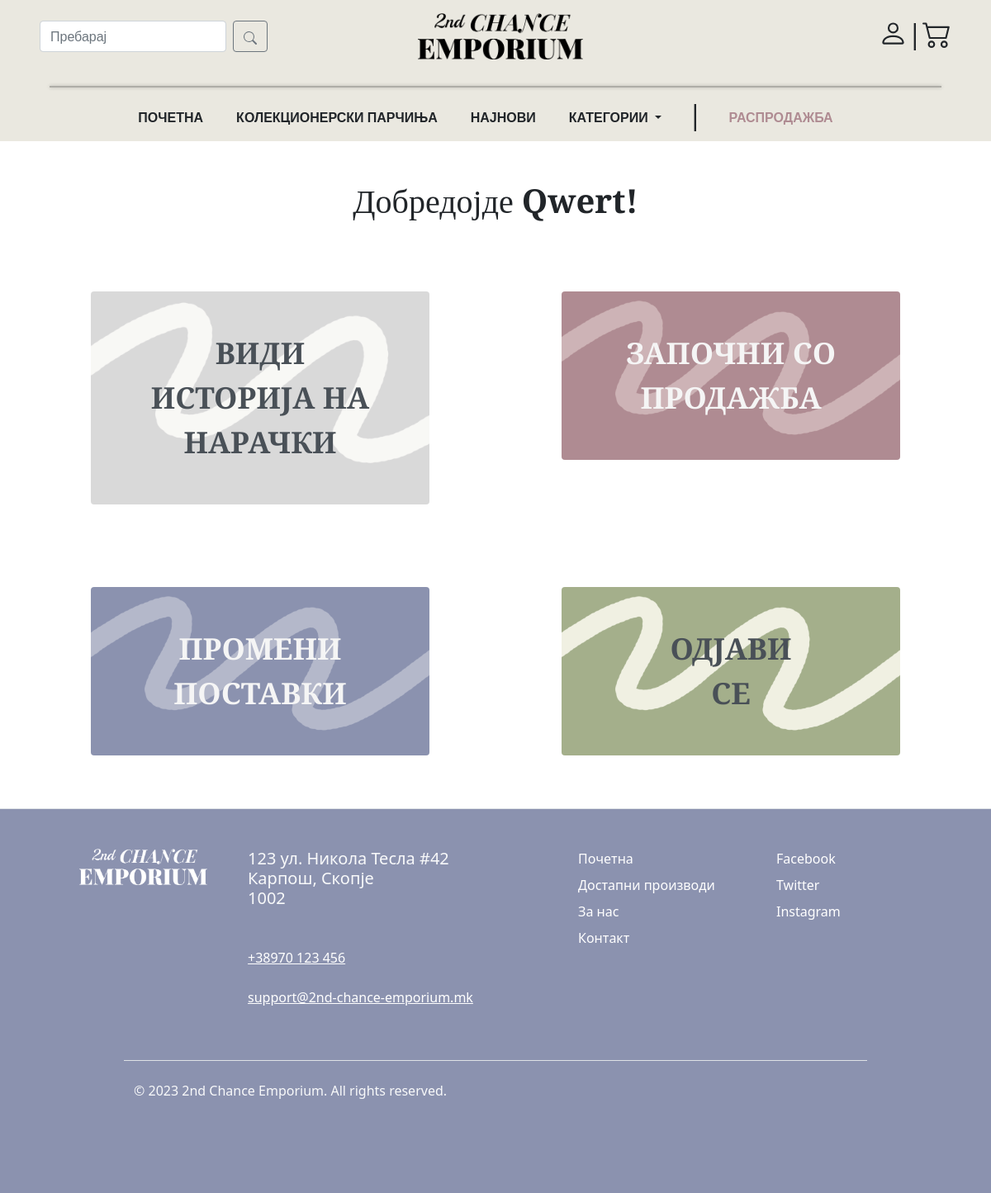
/user-dashboard/ (signed in), run on an earlier commit of the app's database.
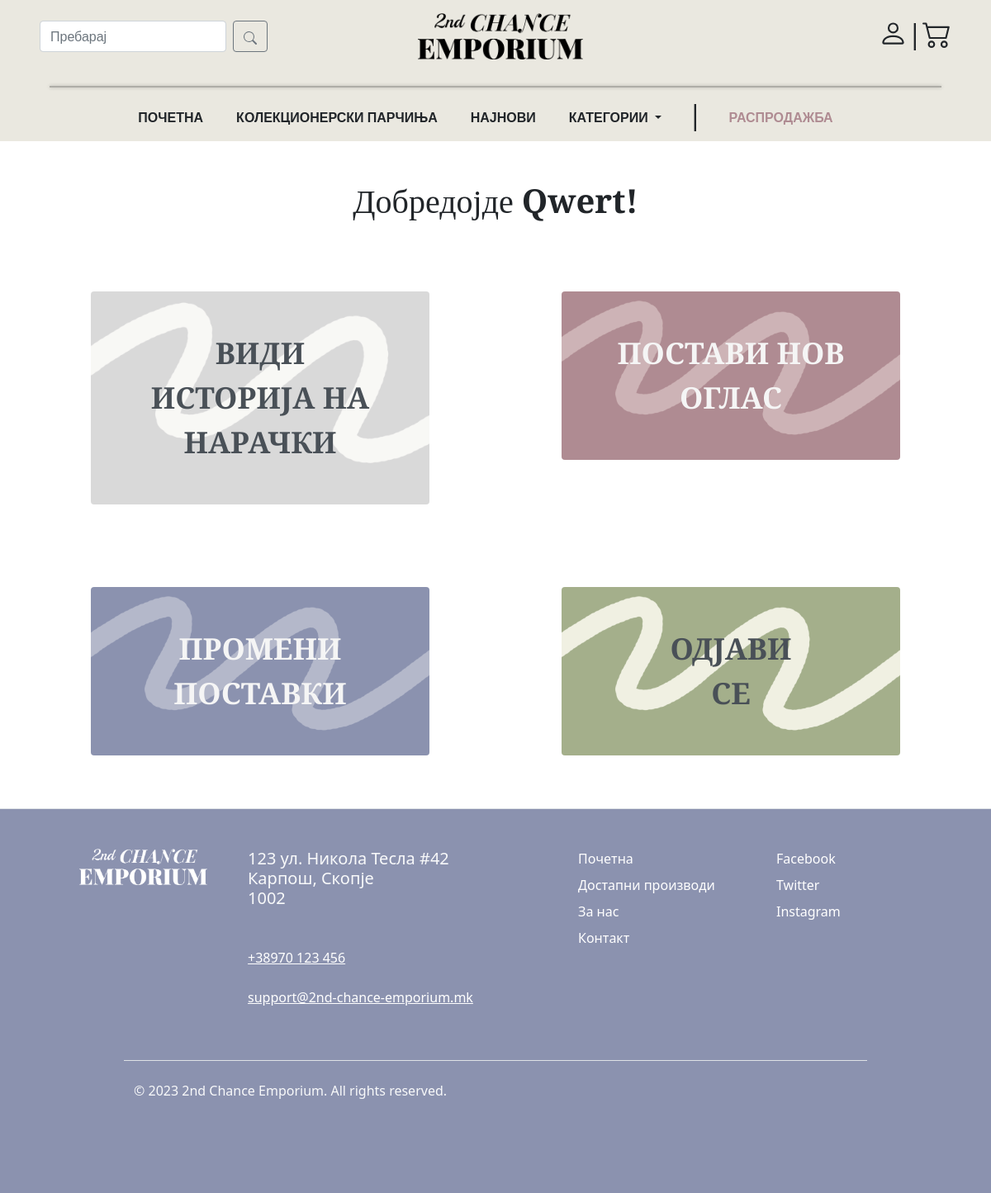
And on a later commit of the database.
### SecondChanceEmporiumApp/views.py (the view)
# urls.py: path('user-dashboard/',dashboard,name="dashboard"),
def dashboard(request):
    if request.user.is_authenticated:
        shop_user = ShopUser.objects.filter(user_id=request.user).first()
        context = {"user":shop_user}
        return render(request,"user-dashboard.html",context)
    return redirect("login")

### SecondChanceEmporiumApp/templates/user-dashboard.html (shortened to what this page needs)
{% extends 'base.html' %}
{% block content %}
{% if request.user %}
<div class="container mt-5 mb-5">
    <h1 class="h1 fw-normal text-center fs-1 mb-3">Добредојде <span class="fw-bold">{{user.name}}!</span></h1>
    <div>
        <div class="row mb-5 mt-5">
            <div class="col">
                <a class="link-no-deco " href="/order-history">
                    <div class="mx-auto my-card beige-card rounded-2 w-75" style="height: fit-content"><p
                            class="my-text-darkish dashboard-card-text p-5">ВИДИ ИСТОРИЈА НА НАРАЧКИ</p></div>
                </a>
            </div>
            <div class="col">
                {% if user.is_seller %}
                <a class="link-no-deco " href="/new-product">
                    <div class="mx-auto my-card reddish-card rounded-2 w-75" style="height: fit-content"><p
                            class="my-text-darkish dashboard-card-text p-5">ПОСТАВИ НОВ ОГЛАС</p></div>
                </a>
                {% else %}
                <a href="#" class="link-no-deco" type="button" data-bs-toggle="modal"
                   data-bs-target="#become-seller-modal" style="-webkit-appearance: initial;">
                    <div class="mx-auto my-card reddish-card rounded-2 w-75" style="height: fit-content"><p
                            class="my-text-darkish dashboard-card-text p-5">ЗАПОЧНИ СО ПРОДАЖБА</p></div>
                </a>
                {% endif %}
            </div>
        </div>
        <div class="row mb-5 mt-5">
            <div class="col">
                <a class="link-no-deco " href="/user-management">
                    <div class="mx-auto my-card my-bluish-color-bg reddish-card rounded-2 w-75"
                         style="height: fit-content"><p
                            class="my-text-darkish dashboard-card-text p-5">ПРОМЕНИ ПОСТАВКИ</p></div>
                </a>
            </div>
            <div class="col">
                <a class="link-no-deco " href="/logout">
                    <div class="mx-auto my-card beige-card my-green-bg rounded-2 w-75" style="height: fit-content"><p
                            class="my-text-darkish dashboard-card-text p-5">ОДЈАВИ <br> СЕ</p></div>
                </a>
            </div>
        </div>
    </div>
</div>
{% endif %}
{% endblock %}

What changed in the data, as far as the page shows it:
changed ShopUser "Qwert": is_seller False → True (drawn)
Also different on the page:
text no longer shown: "ЗАПОЧНИ СО ПРОДАЖБА"
text now shown: "ПОСТАВИ НОВ ОГЛАС"
